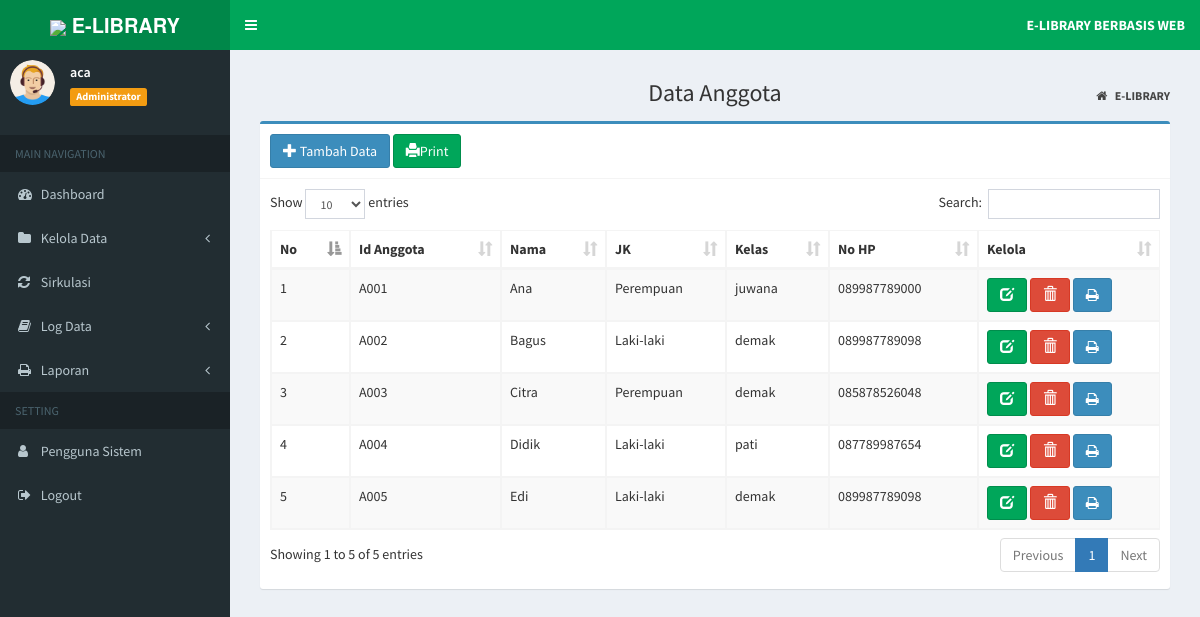
/index.php?page=MyApp/data_agt (signed in), run on the app's committed database.
### tables this page shows
CREATE TABLE `tb_anggota` (
  `id_anggota` varchar(10) NOT NULL,
  `nama` varchar(20) NOT NULL,
  `jekel` enum('Laki-laki','Perempuan') NOT NULL,
  `kelas` varchar(50) NOT NULL,
  `no_hp` varchar(15) NOT NULL
);

### admin/agt/data_agt.php (the view)
<section class="content-header" style="text-align: center;">
	<h1>
		Data Anggota
	</h1>
	<ol class="breadcrumb">
		<li>
			<a href="index.php">
				<i class="fa fa-home"></i>
				<b>E-LIBRARY</b>
			</a>
		</li>
	</ol>
</section>
<section class="content">
	<div class="box box-primary">
		<div class="box-header with-border">
			<a href="?page=MyApp/add_agt" title="Tambah Data" class="btn btn-primary">
				<i class="glyphicon glyphicon-plus"></i> Tambah Data</a>
			<a href="?page=MyApp/print_allagt" title="Print" class="btn btn-success" stlye="color : green;">
				<i class="glyphicon glyphicon-print"></i>Print</a>
		</div>
		<div class="box-body">
			<div class="table-responsive">
				<table id="example1" class="table table-bordered table-striped">
					<thead>
						<tr>
							<th>No</th>
							<th>Id Anggota</th>
							<th>Nama</th>
							<th>JK</th>
							<th>Kelas</th>
							<th>No HP</th>
							<th>Kelola</th>
						</tr>
					</thead>
					<tbody>
				<?php
                  $no = 1;
                  $sql = $koneksi->query("SELECT * from tb_anggota");
                  while ($data= $sql->fetch_assoc()) {
                ?>
						<tr>
							<td>
								<?php echo $no++; ?>
							</td>
							<td>
								<?php echo $data['id_anggota']; ?>
							</td>
							<td>
								<?php echo $data['nama']; ?>
							</td>
							<td>
								<?php echo $data['jekel']; ?>
							</td>
							<td>
								<?php echo $data['kelas']; ?>
							</td>
							<td>
								<?php echo $data['no_hp']; ?>
							</td>
							<td>
								<a href="?page=MyApp/edit_agt&kode=<?php echo $data['id_anggota']; ?>" title="Ubah Data"
								 class="btn btn-success">
									<i class="glyphicon glyphicon-edit"></i>
								</a>
								<a href="?page=MyApp/del_agt&kode=<?php echo $data['id_anggota']; ?>" onclick="return confirm('Yakin Hapus Data Ini ?')"
								 title="Hapus" class="btn btn-danger">
									<i class="glyphicon glyphicon-trash"></i>
				 				 </a>
								<a href="?page=MyApp/print_agt&kode=<?php echo $data['id_anggota'] ?>" title="print"
								 target="_blank"><button class="btn btn-primary">
								<i class="fa fa-print"></i>
							</td>
						</tr>
						<?php
                  }
                ?>
					</tbody>
				</table>
			</div>
		</div>
	</div>
</section>

### data on the page
tb_anggota: id_anggota "A001", nama "Ana", jekel "Perempuan", kelas "juwana", no_hp "089987789000"
tb_anggota: id_anggota "A002", nama "Bagus", jekel "Laki-laki", kelas "demak", no_hp "089987789098"
tb_anggota: id_anggota "A003", nama "Citra", jekel "Perempuan", kelas "demak", no_hp "085878526048"
tb_anggota: id_anggota "A004", nama "Didik", jekel "Laki-laki", kelas "pati", no_hp "087789987654"
tb_anggota: id_anggota "A005", nama "Edi", jekel "Laki-laki", kelas "demak", no_hp "089987789098"

### other printed values
$data_nama "aca"
$data_level "Administrator"
